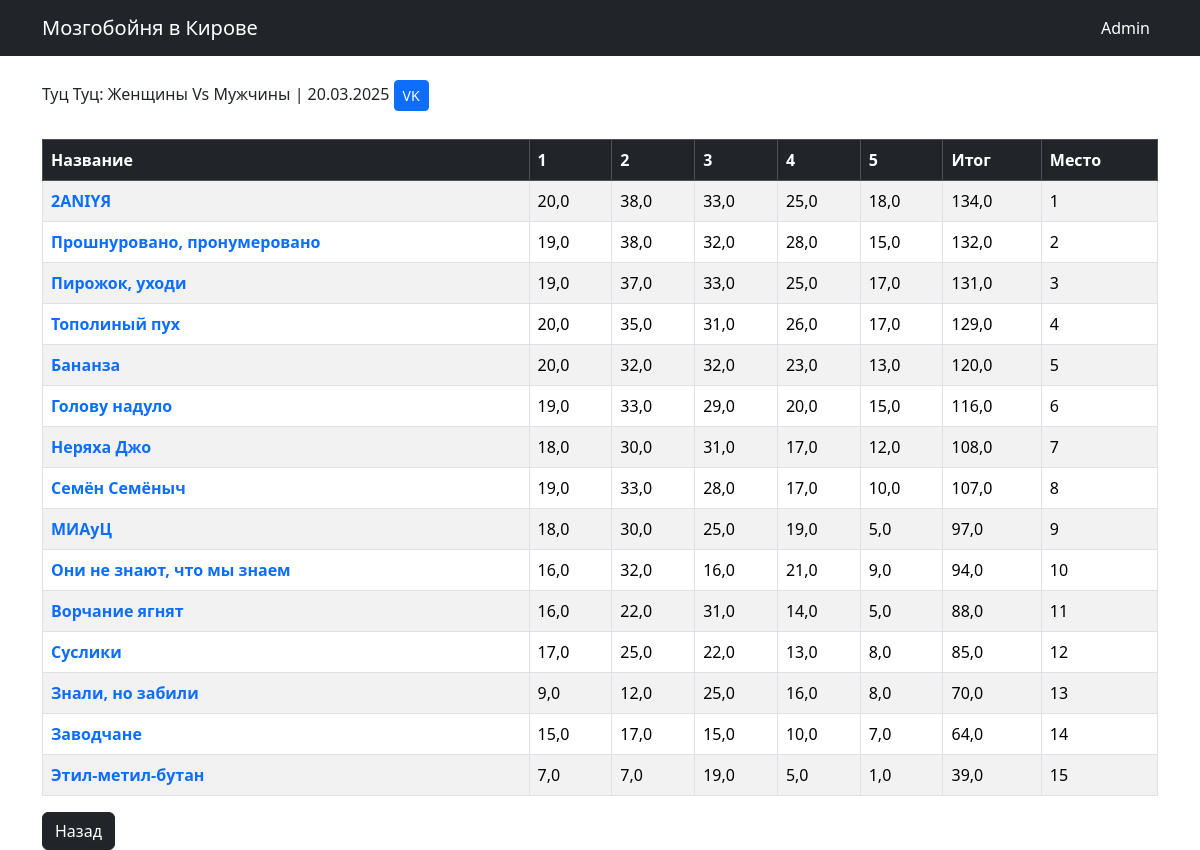
Screenshot of /kirovstat/game_info/?game_id=20&year=2025 with the database file from the repository.
### kirovstat/models.py (models this page shows, shortened)
class games (models.Model):
    g_name = models.CharField(default="Название игры", max_length=100)
    g_type = models.ForeignKey(game_type,null=True, on_delete=models.SET_NULL)
    g_date = models.DateField(verbose_name='Дата игры')
    g_sets = models.IntegerField(verbose_name='Количесто туров',default=5)
    g_url = models.URLField(verbose_name='Ссылка на игра в ВК',default="https://vk.com/mzgb_kir", max_length=200)
    time_data = models.DateTimeField(auto_now=True,db_index=True, verbose_name='создано')
    g_teams = models.IntegerField(verbose_name='Количество команда',null=True, default = 1)
    class Meta:
       verbose_name_plural = 'Игра'
       verbose_name = 'Игры'
       ordering = ['-g_date']

class gmdata (models.Model):
    gd_game = models.ForeignKey(games, verbose_name='Игра',null=False, on_delete = models.CASCADE)
    gd_team = models.ForeignKey(teams, verbose_name='Команда',null=False, on_delete = models.CASCADE)
    gd_set1 = models.FloatField(verbose_name='Тур 1',max_length=5,default=300)
    gd_set2 = models.FloatField(verbose_name='Тур 2',max_length=5,default=300)
    gd_set3 = models.FloatField(verbose_name='Тур 3',max_length=5,default=300)
    gd_set4 = models.FloatField(verbose_name='Тур 4',max_length=5,default=300)
    gd_set5 = models.FloatField(verbose_name='Тур 5',max_length=5,default=300)
    gd_set6 = models.FloatField(verbose_name='Тур 6',max_length=5,default=300)
    gd_set7 = models.FloatField(verbose_name='Тур 7',max_length=5,default=300)
    gd_set8 = models.FloatField(verbose_name='Тур 8',max_length=5,default=300)
    gd_set9 = models.FloatField(verbose_name='Тур 9',max_length=5,default=300)
    gd_set10 = models.FloatField(verbose_name='Тур 10',max_length=5,default=300)
    gd_summ = models.FloatField(max_length=8, verbose_name='Сумма очков')
    gd_place = models.IntegerField(verbose_name='Место')
    time_data = models.DateTimeField(auto_now=True, db_index=True, verbose_name='создано')
    class Meta:
       verbose_name_plural = 'Данные'
       verbose_name = 'Данные'
       ordering = ['time_data']

class teams (models.Model):
    t_name = models.CharField(verbose_name='Название команды',max_length=50)
    t_aka = models.ForeignKey('self',blank=True,null=True,on_delete=models.SET_NULL)
    t_page = models.URLField(default='http://rudagames.ru')
    t_foto = models.CharField(verbose_name='Фото команды',default='.foto.jpg',max_length=50)
    time_data = models.DateTimeField(auto_now=True, db_index=True, verbose_name='создано')
    class Meta:
       verbose_name_plural = 'Команды'
       verbose_name = 'Команда'
       ordering = ['t_name']
    def __str__(self):
        return self.t_name

### kirovstat/views.py (the view)
def game_info (request):
    game_id = request.GET['game_id']
    g_data_info = gmdata.objects.filter(gd_game = game_id).order_by('gd_place')
    game_info =  games.objects.get(pk=game_id)
    a = games.objects.get(pk=game_id).g_sets
    year = games.objects.values('g_date').get(pk=game_id)['g_date'].year
    tours=[]
    for i in range(1, a+1):
       tours.append(i)
    if request.user.is_authenticated:
       change_yes=1
    else: change_yes=0
    context = {'g_data_info': g_data_info, 'year' : year, 'game_info': game_info, 'tours' : tours, 'change_yes' : change_yes }
    return render (request, 'game_info.html', context )

### kirovstat/templates/game_info.html (shortened to what this page needs)
{% extends "base.html" %}
{% block content %}
<br>
<div>{{ game_info.g_name}}       <a class="btn btn-primary btn-sm" href={{game_info.g_url}} target="_blank" role="button"> VK </a></div>
<br>
<table class = 'table mt-1 table-bordered table-striped table-hover' >
    <thead class="table-dark">
        <tr>
            <th scope="col">Название</th>
            {% for t in tours %}
                 <th scope="col">{{t}}</th>
            {% endfor %}
            <th scope="col">Итог</th>
            <th scope="col">Место</th>
        </tr>
    </thead>
    <tbody>
        {% for g_data in g_data_info %}
        <tr>
            <td scope="col"><a href=/kirovstat/team_info/?team_id={{g_data.gd_team_id}}&year={{year}} > <b>{{g_data.gd_team}}</b></a></td>
            <td scope="col">{{g_data.gd_set1}}</td>
            <td scope="col">{{g_data.gd_set2}}</td>
            <td scope="col">{{g_data.gd_set3}}</td>
            <td scope="col">{{g_data.gd_set4}}</td>
            <td scope="col">{{g_data.gd_set5}}</td>
            <td scope="col">{{g_data.gd_summ}}</td>
            <td scope="col">{{g_data.gd_place}}</td>
        </tr>
        {% endfor %}
    </tbody>
</table>
<div><a href="javascript:window.history.back();"><button type="button" class="btn btn-dark">Назад</button></a></button>
{% endblock %}

### kirovstat/templates/base.html (style rules this page uses)
a { text-decoration: none; }

### rows the page displays
games: g_name "Туц Туц: Женщины Vs Мужчины | 20.03.2025"
gmdata: gd_team "2ANIYЯ", gd_set1 "20,0", gd_set2 "38,0", gd_set3 "33,0", gd_set4 "25,0", gd_set5 "18,0", gd_summ "134,0", gd_place "1"
gmdata: gd_team "Прошнуровано, пронумеровано", gd_set1 "19,0", gd_set2 "38,0", gd_set3 "32,0", gd_set4 "28,0", gd_set5 "15,0", gd_summ "132,0", gd_place "2"
gmdata: gd_team "Пирожок, уходи", gd_set1 "19,0", gd_set2 "37,0", gd_set3 "33,0", gd_set4 "25,0", gd_set5 "17,0", gd_summ "131,0", gd_place "3"
gmdata: gd_team "Тополиный пух", gd_set1 "20,0", gd_set2 "35,0", gd_set3 "31,0", gd_set4 "26,0", gd_set5 "17,0", gd_summ "129,0", gd_place "4"
gmdata: gd_team "Бананза", gd_set1 "20,0", gd_set2 "32,0", gd_set3 "32,0", gd_set4 "23,0", gd_set5 "13,0", gd_summ "120,0", gd_place "5"
gmdata: gd_team "Голову надуло", gd_set1 "19,0", gd_set2 "33,0", gd_set3 "29,0", gd_set4 "20,0", gd_set5 "15,0", gd_summ "116,0", gd_place "6"
gmdata: gd_team "Неряха Джо", gd_set1 "18,0", gd_set2 "30,0", gd_set3 "31,0", gd_set4 "17,0", gd_set5 "12,0", gd_summ "108,0", gd_place "7"
gmdata: gd_team "Семён Семёныч", gd_set1 "19,0", gd_set2 "33,0", gd_set3 "28,0", gd_set4 "17,0", gd_set5 "10,0", gd_summ "107,0", gd_place "8"
gmdata: gd_team "МИАуЦ", gd_set1 "18,0", gd_set2 "30,0", gd_set3 "25,0", gd_set4 "19,0", gd_set5 "5,0", gd_summ "97,0", gd_place "9"
gmdata: gd_team "Они не знают, что мы знаем", gd_set1 "16,0", gd_set2 "32,0", gd_set3 "16,0", gd_set4 "21,0", gd_set5 "9,0", gd_summ "94,0", gd_place "10"
gmdata: gd_team "Ворчание ягнят", gd_set1 "16,0", gd_set2 "22,0", gd_set3 "31,0", gd_set4 "14,0", gd_set5 "5,0", gd_summ "88,0", gd_place "11"
gmdata: gd_team "Суслики", gd_set1 "17,0", gd_set2 "25,0", gd_set3 "22,0", gd_set4 "13,0", gd_set5 "8,0", gd_summ "85,0", gd_place "12"
gmdata: gd_team "Знали, но забили", gd_set1 "9,0", gd_set2 "12,0", gd_set3 "25,0", gd_set4 "16,0", gd_set5 "8,0", gd_summ "70,0", gd_place "13"
gmdata: gd_team "Заводчане", gd_set1 "15,0", gd_set2 "17,0", gd_set3 "15,0", gd_set4 "10,0", gd_set5 "7,0", gd_summ "64,0", gd_place "14"
gmdata: gd_team "Этил-метил-бутан", gd_set1 "7,0", gd_set2 "7,0", gd_set3 "19,0", gd_set4 "5,0", gd_set5 "1,0", gd_summ "39,0", gd_place "15"

### other values shown
{{ t }} "1" "2" "3" "4" "5"
